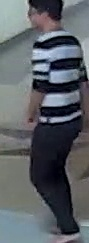
#> input picture human data for classification/Human/10282.jpg, 89 x 243 px, found by its file name; its folder holds 4 pictures in this run
$ python convert_img.py
#> lines starting #> are read from the running program, lines starting #| are printed output that depends on the picture
import cv2
import os
import numpy as np
from sys import path
path.append('..')

path_human = 'human data for classification/Human'
path_non_human = 'human data for classification/Non-Human'

path_human_write = 'human data for classification/_Human'
path_non_human_write = 'human data for classification/_Non-Human'

for file in os.listdir(path_human):
    path_img_human = path_human+'/'+file
    image_human = cv2.imread(path_img_human, 0)
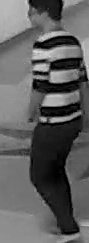
#> image_human: shape (243, 89); min 0, max 221, mean 94.7
    image_human = cv2.resize(image_human, (64, 64),
                             interpolation=cv2.INTER_AREA)
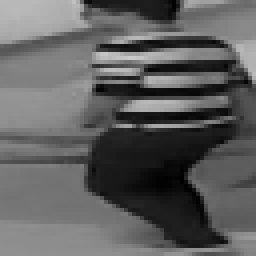
#> image_human: shape (64, 64) (shown 4 times larger); min 0, max 201, mean 94.7

    path_img_human_write = path_human_write + '/' + file
    cv2.imwrite(path_img_human_write, image_human)
#> pass 2 of the loop `for file in os.listdir(path_human):`:
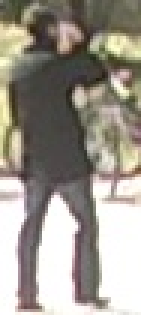
#> input picture human data for classification/Human/1061 (4).jpg, 47 x 105 px, found by its file name (shown 3 times larger)
#> `image_human = cv2.imread(path_img_human, 0)`:
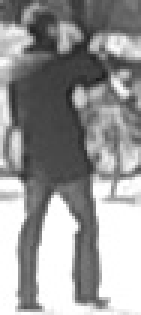
#> image_human: shape (105, 47) (shown 3 times larger); min 27, max 255, mean 151.5
#> `image_human = cv2.resize(image_human, (64, 64), interpolation=cv2.INTE..`:
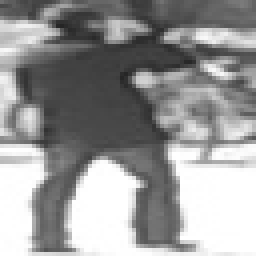
#> image_human: shape (64, 64) (shown 4 times larger); min 37, max 255, mean 151.2
#> pass 3 of the loop `for file in os.listdir(path_human):`:
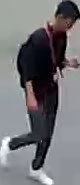
#> input picture human data for classification/Human/115459.jpg, 80 x 185 px, found by its file name
#> `image_human = cv2.imread(path_img_human, 0)`:
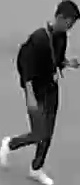
#> image_human: shape (185, 80); min 0, max 255, mean 113.8
#> `image_human = cv2.resize(image_human, (64, 64), interpolation=cv2.INTE..`:
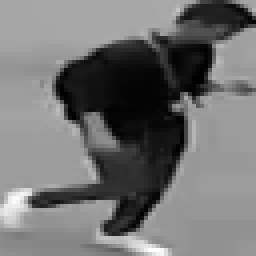
#> image_human: shape (64, 64) (shown 4 times larger); min 0, max 254, mean 113.8
#> the loop made 4 passes; the first 3 are shown


#> (the run stopped early here; a loop or call above may not have finished)
